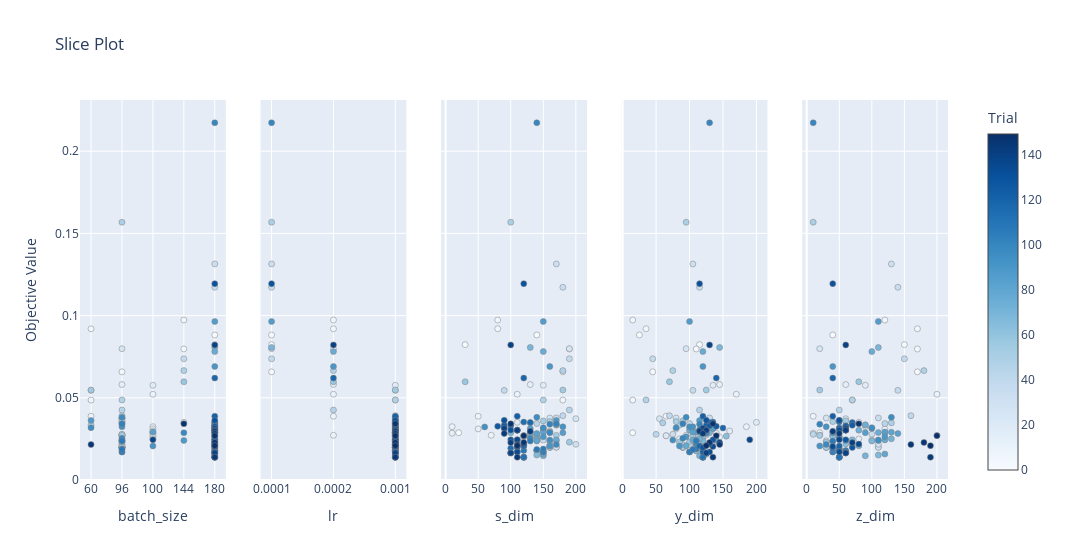
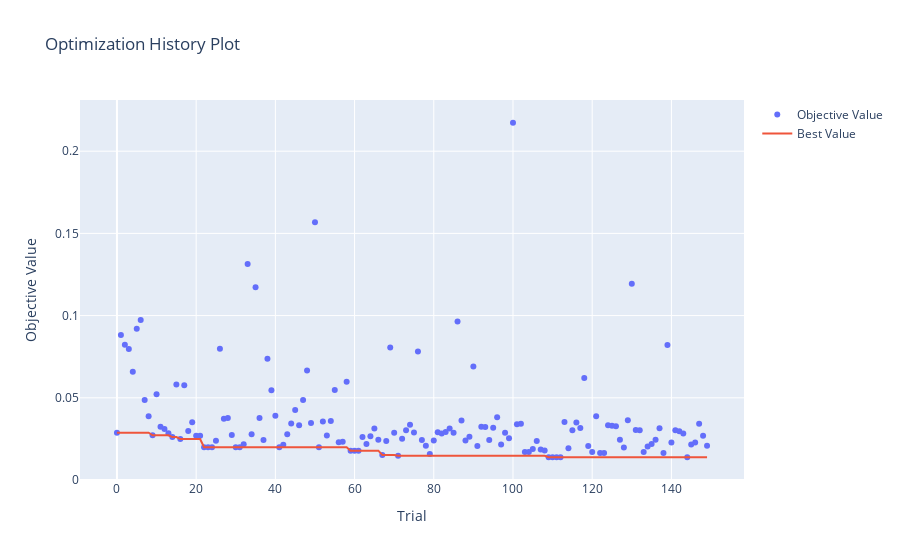

Write notebook code for charts like these, in order.
### Code cell
print('---------------------- HI-VAE_weibull ----------------------')
fig = plot_slice(study_dict_survkm["HI-VAE_weibull_prior"])
fig.show()

fig = plot_optimization_history(study_dict_survkm["HI-VAE_weibull_prior"])
fig.show()

### Figure 1 — Plotly figure (JSON) as saved in the notebook; plotly's stock layout.template omitted (floating-point values rounded to 4 significant figures; data arrays with more than 128 entries replaced by an {"elided": "..."} marker saying what was removed)
{"data": [{"marker": {"color": {"elided": "150 int values"}, "colorbar": {"title": {"text": "Trial"}, "x": 1, "xpad": 40}, "colorscale": [[0, "rgb(247,251,255)"], [0.125, "rgb(222,235,247)"], [0.25, "rgb(198,219,239)"], [0.375, "rgb(158,202,225)"], [0.5, "rgb(107,174,214)"], [0.625, "rgb(66,146,198)"], [0.75, "rgb(33,113,181)"], [0.875, "rgb(8,81,156)"], [1, "rgb(8,48,107)"]], "line": {"color": "Grey", "width": 0.5}, "showscale": true}, "mode": "markers", "name": "Feasible Trial", "showlegend": false, "type": "scatter", "x": {"elided": "150 int values"}, "xaxis": "x", "y": {"elided": "150 float values"}, "yaxis": "y"}, {"marker": {"color": {"elided": "150 int values"}, "colorbar": {"title": {"text": "Trial"}, "x": 1, "xpad": 40}, "colorscale": [[0, "rgb(247,251,255)"], [0.125, "rgb(222,235,247)"], [0.25, "rgb(198,219,239)"], [0.375, "rgb(158,202,225)"], [0.5, "rgb(107,174,214)"], [0.625, "rgb(66,146,198)"], [0.75, "rgb(33,113,181)"], [0.875, "rgb(8,81,156)"], [1, "rgb(8,48,107)"]], "line": {"color": "Grey", "width": 0.5}, "showscale": false}, "mode": "markers", "name": "Feasible Trial", "showlegend": false, "type": "scatter", "x": {"elided": "150 float values"}, "xaxis": "x2", "y": {"elided": "150 float values"}, "yaxis": "y2"}, {"marker": {"color": {"elided": "150 int values"}, "colorbar": {"title": {"text": "Trial"}, "x": 1, "xpad": 40}, "colorscale": [[0, "rgb(247,251,255)"], [0.125, "rgb(222,235,247)"], [0.25, "rgb(198,219,239)"], [0.375, "rgb(158,202,225)"], [0.5, "rgb(107,174,214)"], [0.625, "rgb(66,146,198)"], [0.75, "rgb(33,113,181)"], [0.875, "rgb(8,81,156)"], [1, "rgb(8,48,107)"]], "line": {"color": "Grey", "width": 0.5}, "showscale": false}, "mode": "markers", "name": "Feasible Trial", "showlegend": false, "type": "scatter", "x": {"elided": "150 int values"}, "xaxis": "x3", "y": {"elided": "150 float values"}, "yaxis": "y3"}, {"marker": {"color": {"elided": "150 int values"}, "colorbar": {"title": {"text": "Trial"}, "x": 1, "xpad": 40}, "colorscale": [[0, "rgb(247,251,255)"], [0.125, "rgb(222,235,247)"], [0.25, "rgb(198,219,239)"], [0.375, "rgb(158,202,225)"], [0.5, "rgb(107,174,214)"], [0.625, "rgb(66,146,198)"], [0.75, "rgb(33,113,181)"], [0.875, "rgb(8,81,156)"], [1, "rgb(8,48,107)"]], "line": {"color": "Grey", "width": 0.5}, "showscale": false}, "mode": "markers", "name": "Feasible Trial", "showlegend": false, "type": "scatter", "x": {"elided": "150 int values"}, "xaxis": "x4", "y": {"elided": "150 float values"}, "yaxis": "y4"}, {"marker": {"color": {"elided": "150 int values"}, "colorbar": {"title": {"text": "Trial"}, "x": 1, "xpad": 40}, "colorscale": [[0, "rgb(247,251,255)"], [0.125, "rgb(222,235,247)"], [0.25, "rgb(198,219,239)"], [0.375, "rgb(158,202,225)"], [0.5, "rgb(107,174,214)"], [0.625, "rgb(66,146,198)"], [0.75, "rgb(33,113,181)"], [0.875, "rgb(8,81,156)"], [1, "rgb(8,48,107)"]], "line": {"color": "Grey", "width": 0.5}, "showscale": false}, "mode": "markers", "name": "Feasible Trial", "showlegend": false, "type": "scatter", "x": {"elided": "150 int values"}, "xaxis": "x5", "y": {"elided": "150 float values"}, "yaxis": "y5"}], "layout": {"title": {"text": "Slice Plot"}, "width": 1500, "xaxis": {"anchor": "y", "categoryarray": [60, 96, 100, 144, 180], "categoryorder": "array", "domain": [0, 0.168], "title": {"text": "batch_size"}, "type": "category"}, "xaxis2": {"anchor": "y2", "categoryarray": [0.0001, 0.0002, 0.001], "categoryorder": "array", "domain": [0.208, 0.376], "title": {"text": "lr"}, "type": "category"}, "xaxis3": {"anchor": "y3", "domain": [0.416, 0.584], "title": {"text": "s_dim"}}, "xaxis4": {"anchor": "y4", "domain": [0.624, 0.792], "title": {"text": "y_dim"}}, "xaxis5": {"anchor": "y5", "domain": [0.832, 1], "title": {"text": "z_dim"}}, "yaxis": {"anchor": "x", "domain": [0, 1], "title": {"text": "Objective Value"}}, "yaxis2": {"anchor": "x2", "domain": [0, 1], "matches": "y", "showticklabels": false}, "yaxis3": {"anchor": "x3", "domain": [0, 1], "matches": "y", "showticklabels": false}, "yaxis4": {"anchor": "x4", "domain": [0, 1], "matches": "y", "showticklabels": false}, "yaxis5": {"anchor": "x5", "domain": [0, 1], "matches": "y", "showticklabels": false}}}

### Figure 2 — Plotly figure (JSON) as saved in the notebook; plotly's stock layout.template omitted (floating-point values rounded to 4 significant figures; data arrays with more than 128 entries replaced by an {"elided": "..."} marker saying what was removed)
{"data": [{"mode": "markers", "name": "Objective Value", "type": "scatter", "x": {"elided": "150 int values"}, "y": {"elided": "150 float values"}}, {"mode": "lines", "name": "Best Value", "type": "scatter", "x": {"elided": "150 int values"}, "y": {"elided": "150 float values"}}, {"marker": {"color": "#cccccc"}, "mode": "markers", "name": "Infeasible Trial", "showlegend": false, "type": "scatter", "x": [], "y": []}], "layout": {"title": {"text": "Optimization History Plot"}, "xaxis": {"title": {"text": "Trial"}}, "yaxis": {"title": {"text": "Objective Value"}}}}
